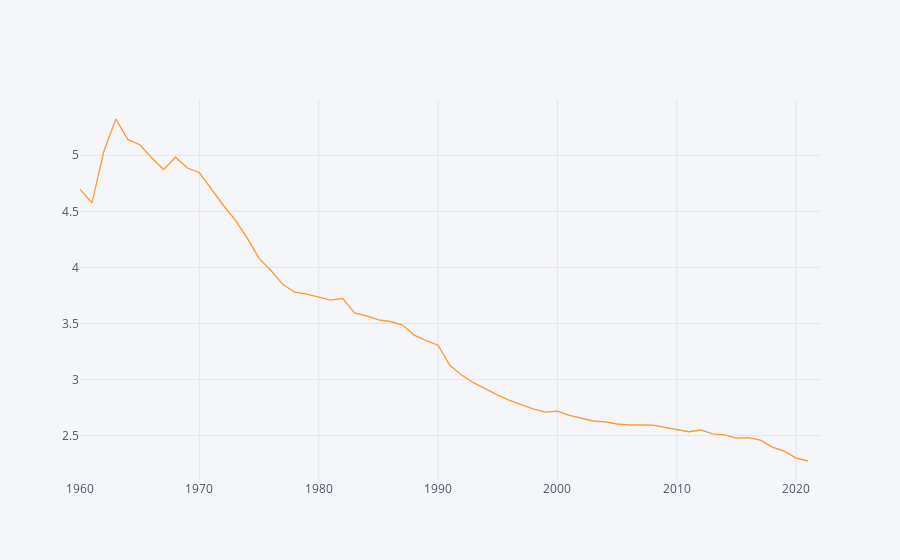

The notebook cell saved with this chart:
### Markdown cell above
Finally, decreases in population growth could be due to reduced fertility.  How does global fertility vary over time?

### Code cell
world["Total Fertility Rate"].iplot()

### Figure 1 — Plotly figure (JSON) as saved in the notebook; plotly's stock layout.template omitted (floating-point values rounded to 4 significant figures)
{"data": [{"line": {"color": "rgba(255, 153, 51, 1.0)", "dash": "solid", "shape": "linear", "width": 1.3}, "mode": "lines", "name": "Total Fertility Rate", "text": "", "type": "scatter", "x": [2022, 2021, 2020, 2019, 2018, 2017, 2016, 2015, 2014, 2013, 2012, 2011, 2010, 2009, 2008, 2007, 2006, 2005, 2004, 2003, 2002, 2001, 2000, 1999, 1998, 1997, 1996, 1995, 1994, 1993, 1992, 1991, 1990, 1989, 1988, 1987, 1986, 1985, 1984, 1983, 1982, 1981, 1980, 1979, 1978, 1977, 1976, 1975, 1974, 1973, 1972, 1971, 1970, 1969, 1968, 1967, 1966, 1965, 1964, 1963, 1962, 1961, 1960], "y": ["", 2.273, 2.3, 2.361, 2.397, 2.459, 2.481, 2.478, 2.507, 2.514, 2.55, 2.534, 2.555, 2.58, 2.594, 2.594, 2.595, 2.603, 2.621, 2.63, 2.654, 2.681, 2.718, 2.709, 2.736, 2.771, 2.814, 2.861, 2.916, 2.969, 3.038, 3.124, 3.305, 3.346, 3.396, 3.488, 3.517, 3.531, 3.568, 3.594, 3.723, 3.708, 3.735, 3.761, 3.778, 3.846, 3.972, 4.08, 4.264, 4.424, 4.554, 4.696, 4.846, 4.886, 4.982, 4.872, 4.977, 5.094, 5.141, 5.323, 5.035, 4.576, 4.696]}], "layout": {"legend": {"bgcolor": "#F5F6F9", "font": {"color": "#4D5663"}}, "paper_bgcolor": "#F5F6F9", "plot_bgcolor": "#F5F6F9", "title": {"font": {"color": "#4D5663"}}, "xaxis": {"gridcolor": "#E1E5ED", "showgrid": true, "tickfont": {"color": "#4D5663"}, "title": {"font": {"color": "#4D5663"}, "text": ""}, "zerolinecolor": "#E1E5ED"}, "yaxis": {"gridcolor": "#E1E5ED", "showgrid": true, "tickfont": {"color": "#4D5663"}, "title": {"font": {"color": "#4D5663"}, "text": ""}, "zerolinecolor": "#E1E5ED"}}}
